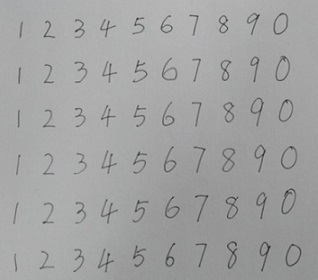
#> input picture modling /lecture13/numbers.jpeg, 318 x 280 px, found by its file name
$ python '上课.py'
#> lines starting #> are read from the running program, lines starting #| are printed output that depends on the picture; after the words box and inside, x2 and y2 are one past the last pixel; in counts of white or black regions, pixels touching at a corner belong together
import numpy as np
from PIL import Image
import matplotlib.pyplot as plt

def split(im):  # im为去除背景后的整个图像
    assert im.mode == '1'
    w, h = im.size
    xs = [0, 31, 65, 91, 122, 150, 182, 211,242, 271,  w]
    ys = [0, 47, 93, 137, 185,232, h]
    for i, x in enumerate(xs):
        if i + 1 >= len(xs):
            break
        for j, y in enumerate(ys):
            if j + 1 >= len(ys):
                break
            box = (x, y, xs[i + 1], ys[j + 1])  # 一个字符所在图像的位置
            t = im.crop(box).copy()  # 将字符挖出来
            t.save("/Users/zhouzilong/Desktop/python/modling /lecture13/digit/" + str((i + 1) % 10) + "_" + str(j) + ".bmp")

def to_32_32(im, ii, jj):
    im = im.convert("L")
    w, h = im.size  # 校图像的宽、高
    xrow = []
    ycol = []
    for i in range(w):
        for j in range(h):
            pixel = im.getpixel((i, j))  # 返回某一点的像素值
            if (pixel < 1):
                xrow.append(i)
                ycol.append(j)
    xLength = max(xrow) - min(xrow) + 1
    yLength = max(ycol) - min(ycol) + 1  # 得到字符的长度宽度
    box = (min(xrow), min(ycol), max(xrow) + 1, max(ycol) + 1)
    t = im.crop(box).copy()  # 从当前的图像中返回一个矩形区域的拷贝。变量box是一个四元组，定义了左、上、右和下的像素坐标
    xStart = (32 - xLength) // 2
    yStart = (32 - yLength) // 2  # 居中
    bg = Image.new('RGB', (32, 32), 'white')
    bg.paste(t, (xStart, yStart))  # 将一张图粘贴到另一张图像上


im=Image.open(r"/Users/zhouzilong/Desktop/python/modling /lecture13/numbers.jpeg").convert('L')
img = np.array(im)

# 灰度256级模式,调整二值分割
plt.figure("hist")
arr=img.flatten()
n, bins, patches = plt.hist(arr, bins=256, density =1, facecolor='green', alpha=0.75)
#> n = 256 values, max 0.0961 at index 225, min 0 at index 1, mean 0.00633; bins = 257 values from 33 to 191; patches = 256 items
# plt.show()

im = im.point(lambda x: 255 if x > 142 else 0) #大于阈值，取白色，否则像素值置0，黑色
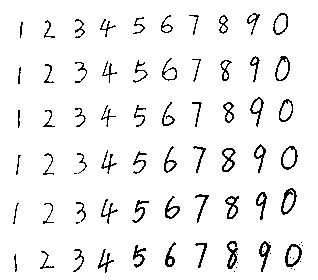
#> im: PIL image 318x280 L; 94.6% white; black in thin lines or dots, all inside (x1, y1, x2, y2) = (13, 13, 303, 273)
# im.show()

# 切割数字
xs = [0, 31]
ys = [0, 47]
box=(xs[0],ys[0],xs[1],ys[1])
t = im.crop(box).copy()
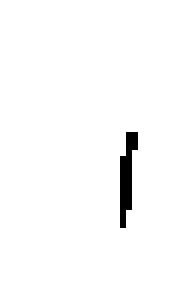
#> t: PIL image 31x47 L (shown 6 times larger); 98.1% white; black in thin lines or dots, all inside (x1, y1, x2, y2) = (20, 22, 23, 38)
t.show()

#
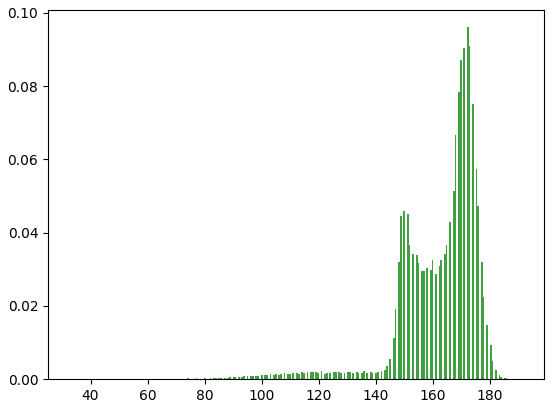
#> figure drawn by matplotlib, 1 panel; tallest bar 0.0961 high, from x = 171.9 to 172.5
